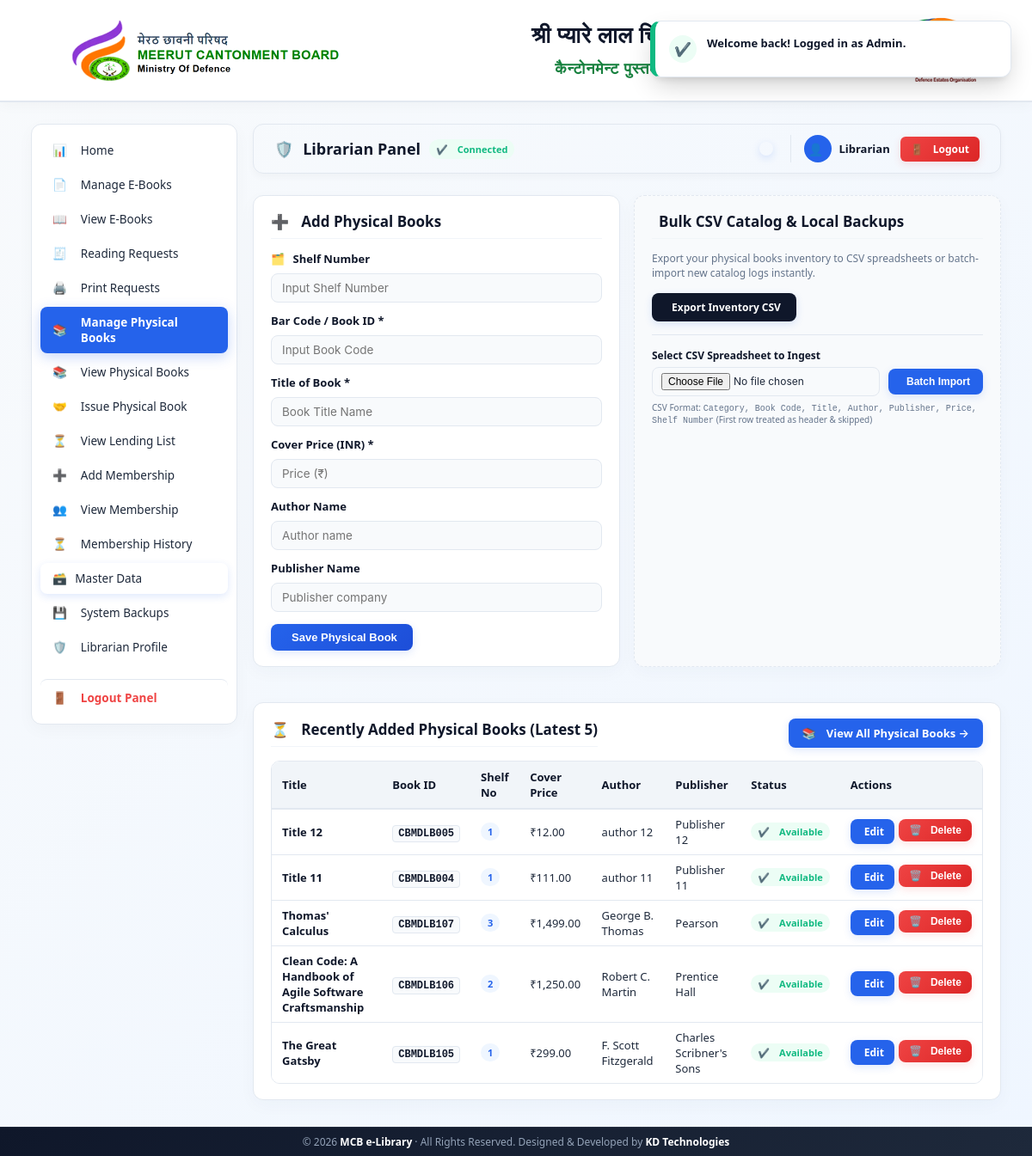
/?action=admin&tab=physical (signed in), run on the app's committed database.
### tables this page shows
CREATE TABLE `physical_books` (
  `id` int(11) NOT NULL,
  `title` varchar(255) NOT NULL,
  `book_code` varchar(100) NOT NULL,
  `shelf_number` varchar(100) DEFAULT NULL,
  `price` decimal(10,2) NOT NULL,
  `author` varchar(150) DEFAULT NULL,
  `publisher` varchar(150) DEFAULT NULL,
  `created_at` timestamp NULL DEFAULT current_timestamp()
);

### config.php (called while the page is built, shortened)
<?php
function e($v){ return htmlspecialchars((string)$v, ENT_QUOTES, 'UTF-8'); }
?>

### app/views/admin/physical.php (the view, shortened to what this page needs)
<?php
$editBook = null;
$latest_physical_result = $db->query("SELECT p.*, EXISTS(SELECT 1 FROM lendings l WHERE l.physical_book_id = p.id AND l.returned_at IS NULL) busy FROM physical_books p ORDER BY p.id DESC LIMIT 5");
?>
<div class="grid">
    <?php if ($editBook): ?>
        <div class="card">
            <h3><i class="fa-solid fa-user-pen"></i> Edit Physical Inventory — <?= e($editBook['title']) ?></h3>
            <form method="post" action="?action=update_physical">
                <?= csrf_input() ?>
                <input type="hidden" name="id" value="<?= $editBook['id'] ?>">
                <label for="shelf_number"><i class="fa-solid fa-layer-group"></i> Shelf Number</label>
                <input id="shelf_number" name="shelf_number" value="<?= e($editBook['shelf_number'] ?? '') ?>" placeholder="Input Shelf Number">
                <label for="book_code"><i class="fa-solid fa-barcode"></i> Bar Code / Book ID *</label>
                <input id="book_code" name="book_code" value="<?= e($editBook['book_code']) ?>" placeholder="Input Book Code" required>
                <label for="title">Title of Book *</label>
                <input id="title" name="title" value="<?= e($editBook['title']) ?>" placeholder="Book Title Name" required>
                <label for="price">Cover Price (INR) *</label>
                <input id="price" type="number" step=".01" name="price" value="<?= e($editBook['price']) ?>" placeholder="Price (₹)" required>
                <label for="author">Author Name</label>
                <input id="author" name="author" value="<?= e($editBook['author']) ?>" placeholder="Author name">
                <label for="publisher">Publisher Name</label>
                <input id="publisher" name="publisher" value="<?= e($editBook['publisher']) ?>" placeholder="Publisher company">
                <button><i class="fa-solid fa-circle-check"></i> Update Physical Book</button>
                <a href="?action=admin&tab=physical" class="btn" style="background:var(--navy-light); margin-left: 10px;"><i class="fa-solid fa-arrow-left"></i> Cancel Edit</a>
            </form>
        </div>
    <?php else: ?>
        <div class="card">
            <h3><i class="fa-solid fa-square-plus"></i> Add Physical Books</h3>
            <form method="post" action="?action=add_physical">
                <label for="shelf_number"><i class="fa-solid fa-layer-group"></i> Shelf Number</label>
                <input id="shelf_number" name="shelf_number" placeholder="Input Shelf Number">
                <label for="book_code"><i class="fa-solid fa-barcode"></i> Bar Code / Book ID *</label>
                <input id="book_code" name="book_code" placeholder="Input Book Code" required>
                <label for="title">Title of Book *</label>
                <input id="title" name="title" placeholder="Book Title Name" required>
                <label for="price">Cover Price (INR) *</label>
                <input id="price" type="number" step=".01" name="price" placeholder="Price (₹)" required>
                <label for="author">Author Name</label>
                <input id="author" name="author" placeholder="Author name">
                <label for="publisher">Publisher Name</label>
                <input id="publisher" name="publisher" placeholder="Publisher company">
                <button><i class="fa-solid fa-bookmark"></i> Save Physical Book</button>
            </form>
        </div>
        <div class="card" style="border: 1px dashed var(--border-color); background: var(--bg-slate);">
            <h3 style="margin-top:0; color:var(--navy-dark);"><i class="fa-solid fa-file-csv" style="color: #10b981;"></i> Bulk CSV Catalog & Local Backups</h3>
            <p style="font-size:12px; color:var(--text-muted); margin-bottom:15px;">Export your physical books inventory to CSV spreadsheets or batch-import new catalog logs instantly.</p>
            <div style="display:flex; gap:10px; margin-bottom:15px; flex-wrap:wrap;">
                <a href="?action=export_physical_csv" class="btn" style="background:var(--navy-dark); font-size:12px; display:inline-flex; align-items:center; gap:5px;"><i class="fa-solid fa-download"></i> Export Inventory CSV</a>
            </div>
            <form method="post" action="?action=import_books_csv" enctype="multipart/form-data" style="border-top:1px solid var(--border-color); padding-top:15px; margin:0;">
                <label for="import_csv_phys" style="font-size:12px; font-weight:700;">Select CSV Spreadsheet to Ingest</label>
                <div style="display:flex; gap:10px; align-items:center; margin-top:5px;">
                    <input type="file" id="import_csv_phys" name="csv_file" accept=".csv, .txt, text/csv, text/plain" required style="margin:0; font-size:12px; padding:6px 10px; flex:1;">
                    <button class="btn" type="submit" style="font-size:12px; padding:8px 15px; background:var(--primary);"><i class="fa-solid fa-file-import"></i> Batch Import</button>
                </div>
                <p style="font-size:10px; color:var(--text-muted); margin: 6px 0 0 0;"><i class="fa-solid fa-circle-info"></i> CSV Format: <code>Category, Book Code, Title, Author, Publisher, Price, Shelf Number</code> (First row treated as header & skipped)</p>
            </form>
        </div>
    <?php endif; ?>
</div>
<div class="card" style="margin-top: 25px;">
    <div style="display:flex; justify-content:space-between; align-items:center; flex-wrap:wrap; gap:15px; margin-bottom:15px;">
        <h3 style="margin:0;"><i class="fa-solid fa-clock-rotate-left"></i> Recently Added Physical Books (Latest 5)</h3>
        <a href="?action=admin&tab=view_physical" class="btn" style="padding:8px 16px; background:var(--primary); font-size:13px; display:inline-flex; align-items:center; gap:6px;"><i class="fa-solid fa-book"></i> View All Physical Books &rarr;</a>
    </div>
    <div class="table-responsive">
        <table id="physicalTable">
            <thead>
                <tr>
                    <th>Title</th>
                    <th>Book ID</th>
                    <th>Shelf No</th>
                    <th>Cover Price</th>
                    <th>Author</th>
                    <th>Publisher</th>
                    <th>Status</th>
                    <th>Actions</th>
                </tr>
            </thead>
            <tbody>
                <?php if ($latest_physical_result->num_rows === 0): ?>
                    <tr>
                        <td colspan="8" style="text-align:center; padding:30px; color:var(--text-muted);">
                            <i class="fa-solid fa-triangle-exclamation" style="font-size:24px; margin-bottom:10px; display:block;"></i>
                            No physical books added yet.
                        </td>
                    </tr>
                <?php else: ?>
                    <?php while($r = $latest_physical_result->fetch_assoc()): ?>
                        <?php
                        $statusBadge = $r['busy']
                            ? '<span class="badge badge-red" style="font-size:11px; padding:3px 8px;"><i class="fa-solid fa-circle-minus"></i> Not Available</span>'
                            : '<span class="badge badge-green" style="font-size:11px; padding:3px 8px;"><i class="fa-solid fa-circle-check"></i> Available</span>';
                        ?>
                        <tr>
                            <td style="font-weight:600; color:var(--navy-dark);"><?= e($r['title']) ?></td>
                            <td><code style="background:var(--bg-slate); padding:2px 6px; border-radius:4px; font-weight:700; font-size:12px; color:var(--navy-dark); border:1px solid var(--border-color);"><?= e($r['book_code']) ?></code></td>
                            <td><span class="badge badge-blue" style="font-size:11px; padding:3px 8px; font-weight:600;"><?= e($r['shelf_number'] ?: '—') ?></span></td>
                            <td>₹<?= e(number_format($r['price'], 2)) ?></td>
                            <td><?= e($r['author'] ?: 'Unknown') ?></td>
                            <td><?= e($r['publisher'] ?: '—') ?></td>
                            <td><?= $statusBadge ?></td>
                            <td>
                                <div style="display:flex; gap:5px;">
                                    <a class="btn" style="background:var(--primary); padding:6px 12px; font-size:12px; display:inline-flex; align-items:center; gap:4px;" href="?action=admin&tab=physical&edit=<?= $r['id'] ?>"><i class="fa-solid fa-pen-to-square"></i> Edit</a>
                                    <form method="post" action="?action=delete_physical" class="delete-form" style="display:inline; margin:0;">
                                        <button class="danger btn btn-danger" type="submit" style="padding:6px 12px; font-size:12px; display:inline-flex; align-items:center; gap:4px;"><i class="fa-solid fa-trash-can"></i> Delete</button>
                                    </form>
                                </div>
                            </td>
                        </tr>
                    <?php endwhile; ?>
                <?php endif; ?>
            </tbody>
        </table>
    </div>
</div>

### app/views/layout/header.php (style rules this page uses)
:root { --primary: #2563eb; --primary-hover: #1d4ed8; --bg-slate: #f8fafc; --bg-card: #ffffff; --navy-dark: #0f172a; --navy-light: #1e293b; --text-dark: #1e293b; --text-muted: #64748b; --border-color: #e2e8f0; --accent-green: #10b981; --accent-red: #ef4444; --accent-orange: #f59e0b; }
* { box-sizing: border-box; transition: all 0.2s ease-in-out; }
body { margin: 0; font-family: system-ui, -apple-system, "Segoe UI", Roboto, Helvetica, Arial, sans-serif; background: linear-gradient(135deg, #f8fafc, #eff6ff); color: var(--text-dark); min-height: 100vh; display: flex; flex-direction: column; }
h1, h2, h3, h4, strong { font-family: system-ui, -apple-system, "Segoe UI", Roboto, Helvetica, Arial, sans-serif; color: var(--navy-dark); }
.card { background: var(--bg-card); padding: 18px 20px; border-radius: 12px; border: 1px solid var(--border-color); box-shadow: 0 6px 20px rgba(22, 52, 91, 0.03); margin-bottom: 16px; position: relative; overflow: hidden; }
.card::before { content: ''; position: absolute; top: 0; left: 0; width: 100%; height: 4px; background: linear-gradient(90deg, var(--primary), #60a5fa); opacity: 0; }
.card h3 { margin-top: 0; font-size: 17px; font-weight: 600; border-bottom: 1px solid #f1f5f9; padding-bottom: 8px; margin-bottom: 14px; display: flex; align-items: center; gap: 8px; }
.grid { display: grid; grid-template-columns: repeat(auto-fit, minmax(300px, 1fr)); gap: 16px; }
label { display: block; margin-bottom: 4px; font-weight: 600; font-size: 13px; color: var(--navy-dark); }
input, select, textarea { width: 100%; padding: 8px 12px; margin: 4px 0 12px 0; border: 1px solid var(--border-color); border-radius: 8px; background-color: #f8fafc; font-family: 'Inter', sans-serif; font-size: 13.5px; }
button, .btn { background: linear-gradient(135deg, var(--primary), var(--primary-hover)); color: white; border: 0; padding: 8px 18px; border-radius: 8px; font-weight: 600; cursor: pointer; text-decoration: none; display: inline-flex; align-items: center; justify-content: center; gap: 6px; font-size: 13px; box-shadow: 0 3px 10px rgba(37, 99, 235, 0.15); }
.btn-danger, .btn.danger { background: linear-gradient(135deg, #ef4444, #dc2626); box-shadow: 0 3px 10px rgba(239, 68, 68, 0.15); }
.table-responsive { overflow-x: auto; border-radius: 10px; border: 1px solid var(--border-color); margin-top: 10px; }
table { width: 100%; border-collapse: collapse; font-size: 13px; background: #ffffff; }
th { background: #f1f5f9; color: var(--navy-dark); font-weight: 600; padding: 9px 12px; text-align: left; border-bottom: 2px solid var(--border-color); }
td { padding: 8px 12px; border-bottom: 1px solid var(--border-color); color: var(--text-dark); }
tr:last-child td { border-bottom: none; }
.badge { display: inline-flex; align-items: center; padding: 5px 12px; border-radius: 30px; font-size: 12px; font-weight: 600; gap: 5px; }
.badge-green { background: #ecfdf5; color: var(--accent-green); }
.badge-blue { background: #eff6ff; color: var(--primary); }

### data on the page
physical_books: title "Title 12", book_code "CBMDLB005", shelf_number "1", price "12.00", author "author 12", publisher "Publisher 12"
physical_books: title "Title 11", book_code "CBMDLB004", shelf_number "1", price "111.00", author "author 11", publisher "Publisher 11"
physical_books: title "Thomas' Calculus", book_code "CBMDLB107", shelf_number "3", price "1,499.00", author "George B. Thomas", publisher "Pearson"
physical_books: title "Clean Code: A Handbook of Agile Software Craftsmanship", book_code "CBMDLB106", shelf_number "2", price "1,250.00", author "Robert C. Martin", publisher "Prentice Hall"
physical_books: title "The Great Gatsby", book_code "CBMDLB105", shelf_number "1", price "299.00", author "F. Scott Fitzgerald", publisher "Charles Scribner's Sons"

### other printed values
$_SESSION['admin_user'] "Librarian"
